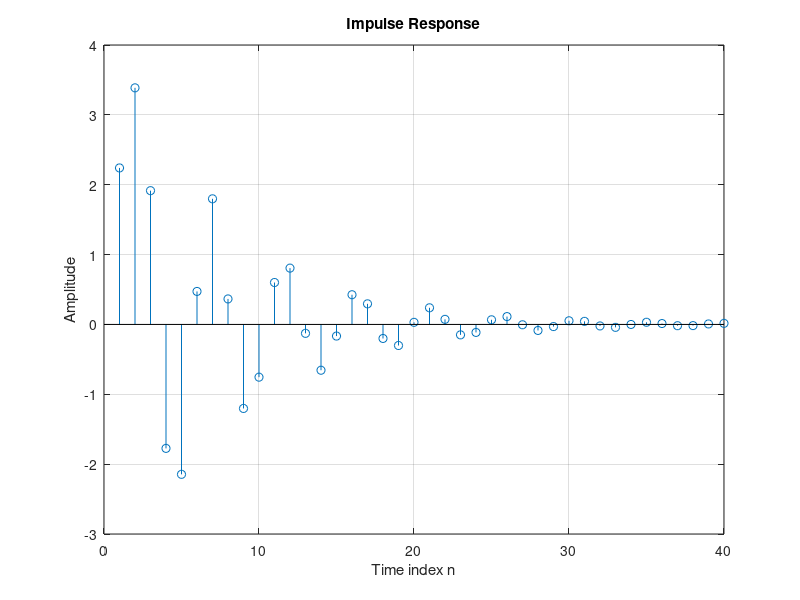

MATLAB code for this plot:
% Program P2_5
% Compute the impulse response y
clf;
N = 40;
num = [2.2403 2.4908 2.2403];
den = [1 -0.4 0.75];
y = impz(num,den,N);
% Plot the impulse response
stem(y);
xlabel('Time index n'); ylabel('Amplitude');
title('Impulse Response'); grid;
